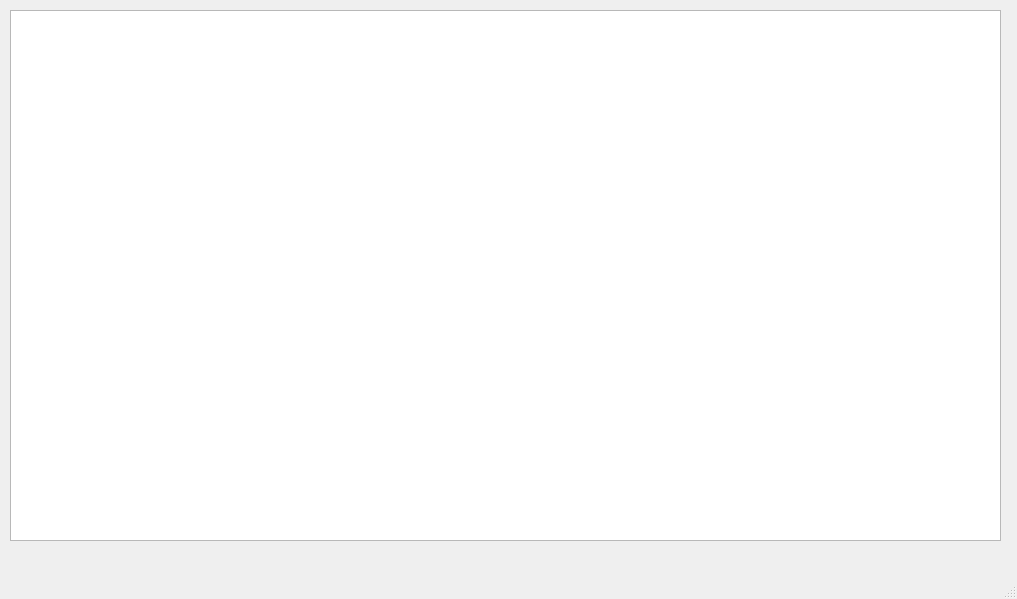
<?xml version="1.0" encoding="UTF-8"?>
<ui version="4.0">
 <class>MainWindow</class>
 <widget class="QMainWindow" name="MainWindow">
  <property name="geometry">
   <rect>
    <x>0</x>
    <y>0</y>
    <width>1017</width>
    <height>599</height>
   </rect>
  </property>
  <property name="windowTitle">
   <string>MainWindow</string>
  </property>
  <widget class="QWidget" name="centralwidget">
   <widget class="QTableWidget" name="tableWidget">
    <property name="geometry">
     <rect>
      <x>10</x>
      <y>10</y>
      <width>991</width>
      <height>531</height>
     </rect>
    </property>
   </widget>
  </widget>
  <widget class="QMenuBar" name="menubar">
   <property name="geometry">
    <rect>
     <x>0</x>
     <y>0</y>
     <width>1017</width>
     <height>26</height>
    </rect>
   </property>
  </widget>
  <widget class="QStatusBar" name="statusbar"/>
 </widget>
 <resources/>
 <connections/>
</ui>
